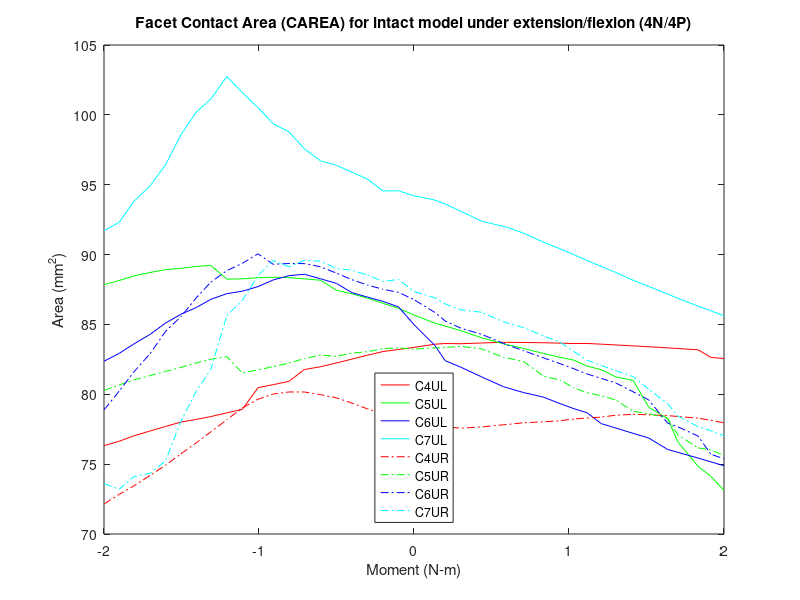

Source code (MATLAB):
% Facet Contact Area (CAREA)
% model15_intact/4n & 4p
clear all;
%% 4P
figure (1)

c4ulxp=[2 2.0675 2.10046 2.15118 2.21847 2.28879 2.30129 2.3542 2.41761 2.47111 2.51624 2.55771 2.60433 2.65123 2.70673 2.75718 2.81828 2.8513 2.91654 2.95737 3 ]-2;
c4ulyp=[83.3586 83.585 83.6323 83.6189 83.673 83.7203 83.7166 83.7081 83.6888 83.661 83.6316 83.6379 83.5877 83.5311 83.4669 83.4018 83.3254 83.2766 83.1859 82.6411 82.558];

c4urxp=[2 2.0675 2.10046 2.15118 2.21847 2.28879 2.30129 2.3542 2.41761 2.47111 2.51624 2.55771 2.60433 2.65123 2.70673 2.75718 2.81828 2.8513 2.91654 2.95737 3 ]-2;
c4uryp=[77.865 77.7667 77.6868 77.5729 77.6656 77.8207 77.8387 77.9655 78.027 78.1073 78.2342 78.2991 78.3696 78.5023 78.5645 78.5347 78.4717 78.412 78.29 78.1409 77.9543];

c5ulxp=[2 2.0675 2.10046 2.15118 2.21847 2.28879 2.30129 2.3542 2.41761 2.47111 2.51624 2.55771 2.60433 2.65123 2.70673 2.75718 2.81828 2.8513 2.91654 2.95737 3 ]-2;
c5ulyp=[85.6736 85.0876 84.8858 84.5548 84.0447 83.6115 83.5478 83.2773 82.9234 82.6445 82.4423 82.0174 81.7627 81.245 81.0003 79.0738 78.2584 76.5844 74.8407 74.1334 73.1189];

c5urxp=[2 2.0675 2.10046 2.15118 2.21847 2.28879 2.30129 2.3542 2.41761 2.47111 2.51624 2.55771 2.60433 2.65123 2.70673 2.75718 2.81828 2.8513 2.91654 2.95737 3 ]-2;
c5uryp=[83.2378 83.3166 83.3572 83.4314 83.2499 82.6372 82.5962 82.3371 81.2953 81.0235 80.4525 80.113 79.8931 79.5899 78.7815 78.6119 78.2863 77.094 76.164 76.0245 75.6194];

c6ulxp=[2 2.0675 2.10046 2.15118 2.21847 2.28879 2.30129 2.3542 2.41761 2.47111 2.51624 2.55771 2.60433 2.65123 2.70673 2.75718 2.81828 2.8513 2.91654 2.95737 3 ]-2;
c6ulyp=[84.9825 83.4916 82.4103 81.9369 81.2417 80.5425 80.4591 80.1201 79.7956 79.3322 78.9668 78.6819 77.9011 77.5828 77.2049 76.868 76.0514 75.8447 75.4348 75.1649 74.8866];

c6urxp=[2 2.0675 2.10046 2.15118 2.21847 2.28879 2.30129 2.3542 2.41761 2.47111 2.51624 2.55771 2.60433 2.65123 2.70673 2.75718 2.81828 2.8513 2.91654 2.95737 3 ]-2;
c6uryp=[86.7747 85.8569 85.2499 84.7326 84.2875 83.644 83.5289 83.1169 82.6041 82.1931 81.8227 81.4587 81.1349 80.8058 80.1796 79.595 77.9344 77.671 77.0085 75.7105 75.3816];

c7ulxp=[2 2.0675 2.10046 2.15118 2.21847 2.28879 2.30129 2.3542 2.41761 2.47111 2.51624 2.55771 2.60433 2.65123 2.70673 2.75718 2.81828 2.8513 2.91654 2.95737 3 ]-2;
c7ulyp=[94.2066 93.9002 93.6179 93.1001 92.3875 92.0146 91.9482 91.5263 90.8894 90.4156 89.9896 89.5841 89.1497 88.7171 88.165 87.7182 87.1718 86.8704 86.3036 85.9809 85.6144];

c7urxp=[2 2.0675 2.10046 2.15118 2.21847 2.28879 2.30129 2.3542 2.41761 2.47111 2.51624 2.55771 2.60433 2.65123 2.70673 2.75718 2.81828 2.8513 2.91654 2.95737 3 ]-2;
c7uryp=[87.3617 86.9002 86.4681 86.0505 85.8695 85.1867 85.1067 84.7669 84.1789 83.7344 83.0556 82.4439 82.0592 81.6834 81.2667 80.3665 79.3161 78.44 77.6819 77.3927 77.0286];

%% 4N
c4ulxn=-1*[2 2.05 2.1 2.15 2.2 2.25 2.30198 2.35365 2.40358 2.45421 2.50322 2.55384 2.60384 2.65565 2.70225 2.75206 2.80139 2.85108 2.90339 2.95085 3]+2;
c4ulyn=[83.326 83.2056 83.0593 82.7976 82.5195 82.2434 81.9711 81.7718 80.923 80.6905 80.4747 78.9193 78.6702 78.404 78.2039 78.0122 77.6971 77.3744 77.0284 76.6401 76.3264];

c4urxn=-1*[2 2.05 2.1 2.15 2.2 2.25 2.30198 2.35365 2.40358 2.45421 2.50322 2.55384 2.60384 2.65565 2.70225 2.75206 2.80139 2.85108 2.90339 2.95085 3]+2;
c4uryn=[77.9019 78.0735 78.6251 78.9549 79.3677 79.7468 79.9781 80.1648 80.1665 80.0185 79.6458 79.0221 78.1756 77.3087 76.527 75.7343 74.9254 74.1992 73.4496 72.8374 72.1467  ];

c5ulxn=-1*[2 2.05 2.1 2.15 2.2 2.25 2.30198 2.35365 2.40358 2.45421 2.50322 2.55384 2.60384 2.65565 2.70225 2.75206 2.80139 2.85108 2.90339 2.95085 3]+2;
c5ulyn=[85.8014 86.152 86.5117 86.8802 87.189 87.4449 88.1646 88.2634 88.3482 88.3817 88.3423 88.2628 88.243 89.2265 89.1529 89.0156 88.9209 88.7212 88.4756 88.1452 87.841 ];

c5urxn=-1*[2 2.05 2.1 2.15 2.2 2.25 2.30198 2.35365 2.40358 2.45421 2.50322 2.55384 2.60384 2.65565 2.70225 2.75206 2.80139 2.85108 2.90339 2.95085 3]+2;
c5uryn=[83.0901 83.3241 83.2661 83.0472 82.9531 82.7136 82.8129 82.5573 82.2315 81.9794 81.7462 81.5247 82.6961 82.5042 82.2482 81.9274 81.6358 81.3404 81.0304 80.6679 80.2742];

c6ulxn=-1*[2 2.05 2.1 2.15 2.2 2.25 2.30198 2.35365 2.40358 2.45421 2.50322 2.55384 2.60384 2.65565 2.70225 2.75206 2.80139 2.85108 2.90339 2.95085 3]+2;
c6ulyn=[85.1879 86.2559 86.6502 86.9558 87.2706 87.9361 88.2704 88.59 88.4917 88.1814 87.7087 87.3781 87.2028 86.7952 86.2098 85.727 85.1017 84.2907 83.6071 82.9305 82.3662];

c6urxn=-1*[2 2.05 2.1 2.15 2.2 2.25 2.30198 2.35365 2.40358 2.45421 2.50322 2.55384 2.60384 2.65565 2.70225 2.75206 2.80139 2.85108 2.90339 2.95085 3]+2;
c6uryn=[87.2611 87.2972 87.5143 87.8205 88.2 88.6699 89.1319 89.3539 89.3597 89.304 90.055 89.3728 88.8489 88.0217 86.9091 85.5563 84.5046 82.9194 81.6039 80.2348 78.8808];

c7ulxn=-1*[2 2.05 2.1 2.15 2.2 2.25 2.30198 2.35365 2.40358 2.45421 2.50322 2.55384 2.60384 2.65565 2.70225 2.75206 2.80139 2.85108 2.90339 2.95085 3]+2;
c7ulyn=[94.5766 94.564 94.5542 95.3992 95.8996 96.3879 96.7134 97.5761 98.7938 99.3591 100.52 101.587 102.745 101.126 100.196 98.5701 96.4247 94.9274 93.8144 92.3117 91.7066 ];

c7urxn=-1*[2 2.05 2.1 2.15 2.2 2.25 2.30198 2.35365 2.40358 2.45421 2.50322 2.55384 2.60384 2.65565 2.70225 2.75206 2.80139 2.85108 2.90339 2.95085 3]+2;
c7uryn=[88.6922 88.2211 88.0755 88.5401 88.8716 89.006 89.5269 89.5911 89.1257 89.5694 88.4958 86.7218 85.627 81.7828 80.2254 78.0809 75.2318 74.3544 74.113 73.2009 73.6103 ];
%% left

c4xl=2*[flip(c4ulxn(2:21)),c4ulxp];
c4yl=[flip(c4ulyn(2:21)),c4ulyp];
a=plot(c4xl,c4yl,'r');
hold on

c5xl=2*[flip(c5ulxn(2:21)),c5ulxp];
c5yl=[flip(c5ulyn(2:21)),c5ulyp];
b=plot(c5xl,c5yl,'g');
hold on

c6xl=2*[flip(c6ulxn(2:21)),c6ulxp];
c6yl=[flip(c6ulyn(2:21)),c6ulyp];
c=plot(c6xl,c6yl,'b');
hold on

c7xl=2*[flip(c7ulxn(2:21)),c7ulxp];
c7yl=[flip(c7ulyn(2:21)),c7ulyp];
d=plot(c7xl,c7yl,'c');
hold on
%% Right

c4xr=2*[flip(c4urxn(2:21)),c4urxp];
c4yr=[flip(c4uryn(2:21)),c4uryp];
e=plot(c4xr,c4yr,'-.r');
hold on

c5xr=2*[flip(c5urxn(2:21)),c5urxp];
c5yr=[flip(c5uryn(2:21)),c5uryp];
f=plot(c5xr,c5yr,'-.g');
hold on

c6xr=2*[flip(c6urxn(2:21)),c6urxp];
c6yr=[flip(c6uryn(2:21)),c6uryp];
g=plot(c6xr,c6yr,'-.b');
hold on

c7xr=2*[flip(c7urxn(2:21)),c7urxp];
c7yr=[flip(c7uryn(2:21)),c7uryp];
h=plot(c7xr,c7yr,'-.c');

leg=[a,b,c,d,e,f,g,h];
title('Facet Contact Area (CAREA) for intact model under extension/flexion (4N/4P)')
xlabel('Moment (N-m)')
ylabel('Area (mm^2)')
legend(leg,'C4UL','C5UL','C6UL','C7UL','C4UR','C5UR','C6UR','C7UR','location','south')
